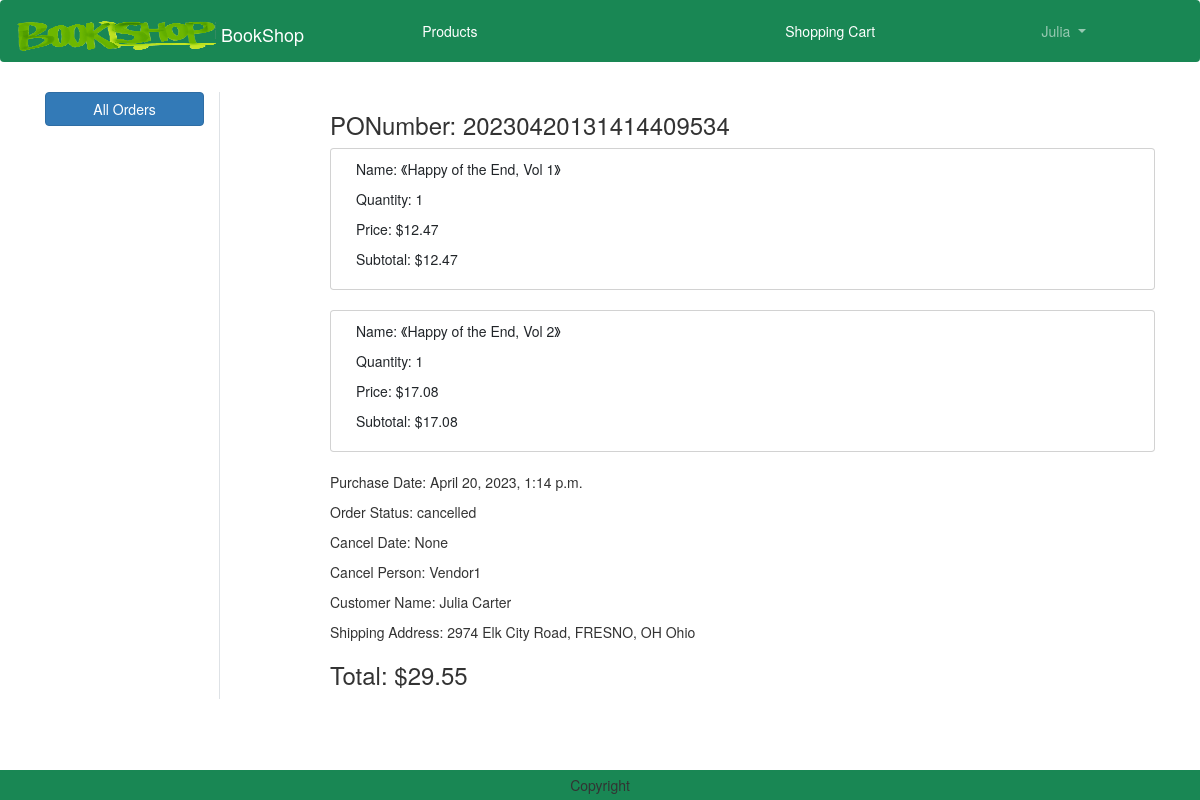
The page /orders/20230420131414409534 (signed in) on the database as committed earlier.
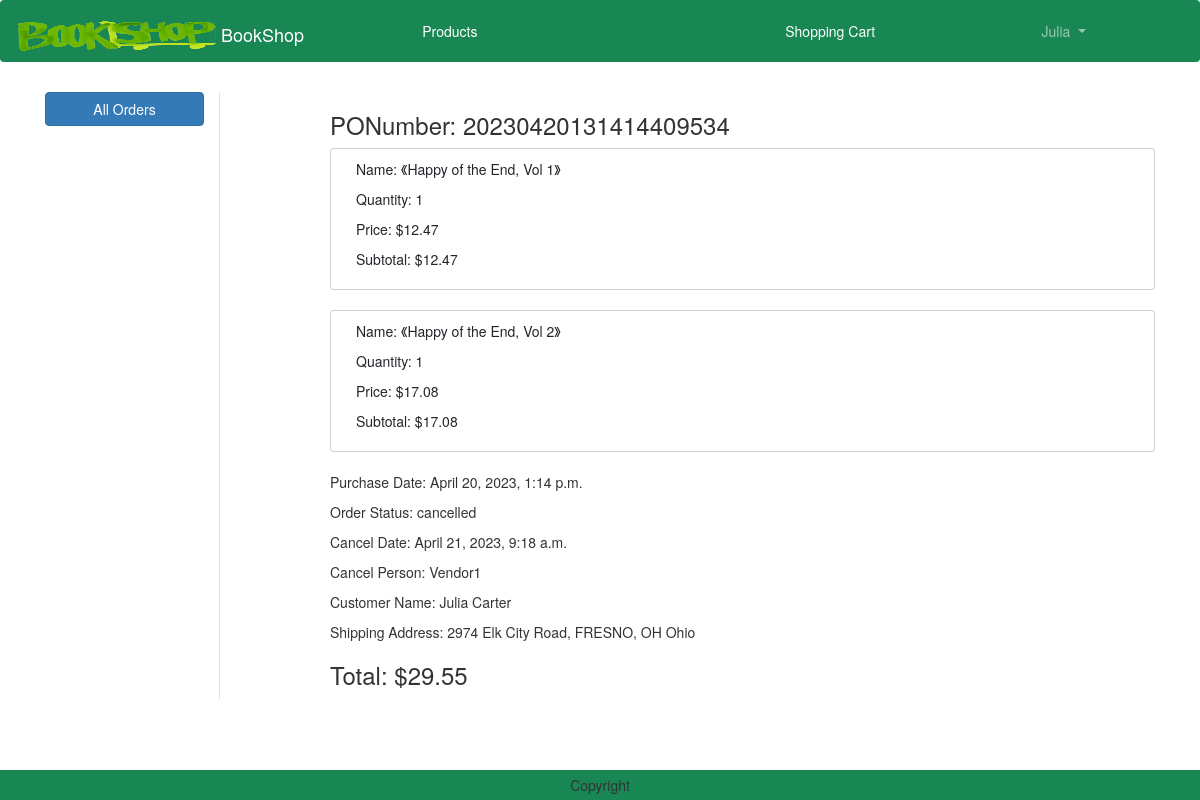
The same page on the database as committed later.
### order/models.py (models this page shows)
class Order(models.Model):
    PONumber = models.CharField(max_length=30, primary_key=True)
    purchaseDate = models.DateTimeField(default=datetime.now)
    status = models.CharField(default=ORDER_STATUS_CHOICES[0][0], choices=ORDER_STATUS_CHOICES, max_length=20)
    user = models.ForeignKey(User,on_delete=models.CASCADE)
    shipmentDate = models.DateTimeField(null=True)
    cancelDate = models.DateTimeField(null=True)
    vendor = models.ForeignKey('vendors.Vendor',on_delete=models.CASCADE, default=4)
    customer = models.ForeignKey('customers.Customer',on_delete=models.CASCADE)

### customers/models.py (models this page shows, shortened)
class Customer(models.Model):
    user = models.OneToOneField(User, on_delete=models.CASCADE, blank=True, primary_key=True)
    fullName = models.CharField(max_length=60)
    phoneNum = models.CharField(max_length=11)
    address = models.CharField(max_length=150)

### order/views.py (the view, shortened to what this page needs)
# urls.py: path('orders/<str:PONumber>',views.OrderDetailView.as_view(), name='order_detail'),
class OrderDetailView(View):
    def get(self, request, PONumber):
        filter = request.GET.get('filter')
        if filter == 'allVendor':
            orders = Order.objects.all().order_by('-purchaseDate')
        else:
            filter == 'all'
            orders = Order.objects.filter(user=request.user).order_by('-purchaseDate')
        order = Order.objects.get(PONumber=PONumber)
        orderitems = OrderItem.objects.filter(order=order)
        total = 0
        for oi in orderitems:
            value = oi.price
            total = total + value
        customer = Customer.objects.filter(user=request.user)
        context = {
            'order': order,
            'orderitems': orderitems,
            'total':total,
            'customer': customer,
        }
        return render(request, 'order_detail.html', context)

### templates/order_detail.html (shortened to what this page needs)
{% extends 'base.html' %}
{% load static %}
{% block main-content %}
<div class="container my-5">
    <div class="row">
        <div class="col-sm-2 border-end">
            <ul class="list-unstyled">
                {% for group in request.user.groups.all %}
                    {% if group.name == 'Customer' %}
                        <li class="d-grid"><a href="{% url 'order:orders' %}?filter=all" class="btn btn-primary" {% if filter == 'all' %}class="active"{% endif %}>All Orders</a></li>
                    {% elif group.name == 'Vendor' %}
                        <li class="d-grid"><a href="{% url 'order:orders' %}?filter=allVendor" class="btn btn-primary" {% if filter == 'allVendor' %}class="active"{% endif %}>All Orders</a></li>
                    {% endif %}
                {% endfor %}
            </ul>
        </div>
        <div class="col-sm-9 offset-sm-1">
            <h3>PONumber: {{order.PONumber}}</h3>
            {% for item in orderitems %}
                <div class="card">
                    <div class="card-body">
                        <div class="col-sm-7">
                            <p>Name: 《{{item.product.productName}}》</p>
                            <p>Quantity: 1 </p>
                            <p>Price: ${{item.price}}</p>
                            <p>Subtotal: ${{item.price}}</p>
                        </div>
                    </div>
                </div>
                <br>
            {% endfor %}
                <div class="col-sm">
                    <p>Purchase Date: {{order.purchaseDate}}</p>
                    <p>Order Status: {{order.status}}</p>
                    {% if order.status == 'shipped' %}
                        <p>Shippment Date: {{order.shipmentDate}}</p>
                    {% elif order.status == 'cancelled' %}
                        <p>Cancel Date: {{order.cancelDate}}</p>
                        <p>Cancel Person: Vendor1 </p>
                    {% endif %}
                </div>
                <p>Customer Name: {{order.customer.fullName}}</P>
                <p>Shipping Address: {{order.customer.address}}</p>
            <h3>Total: ${{total}}</h3>
        </div>
    </div>
</div>
{% endblock main-content %}

Rows that differ between the two databases and show on the page:
changed Order "cancelled": cancelDate "None" → "April 21, 2023, 9:18 a.m."
